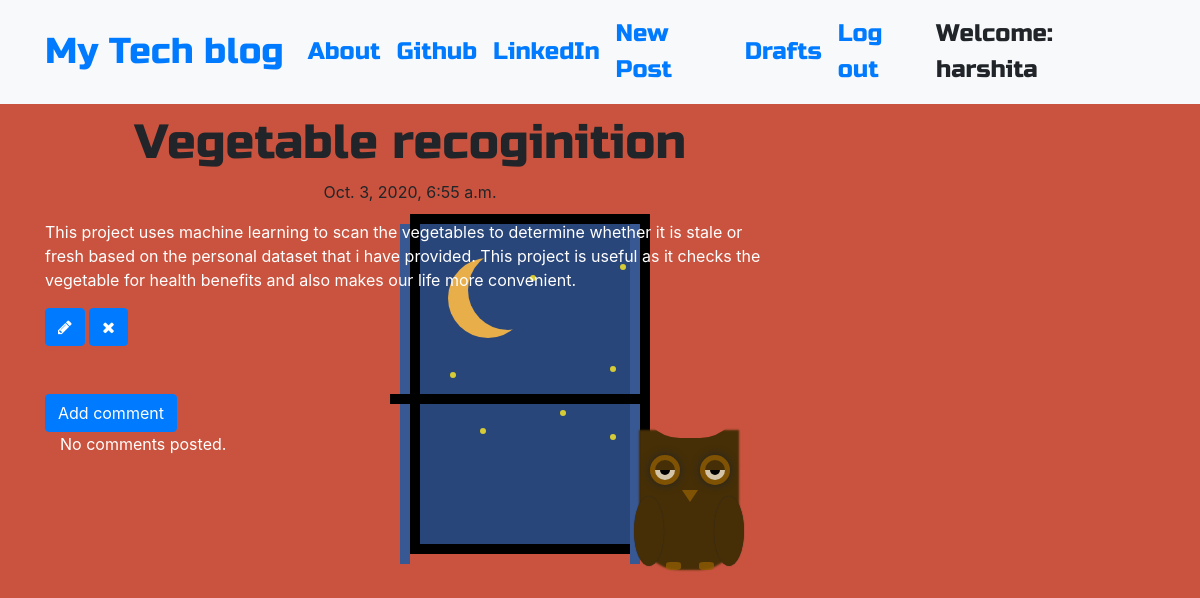
The page /post/5 (signed in) on the database its author committed.
### blog/models.py (models this page shows, shortened)
class Post(models.Model):
    author = models.ForeignKey('auth.User',on_delete=models.CASCADE)
    title = models.CharField(max_length=200)
    text = models.CharField(max_length=1000)
    created_date = models.DateTimeField(default=timezone.now)
    published_date = models.DateTimeField(blank=True, null=True)

### blog/views.py (the view)
# urls.py: path('post/<int:pk>', views.PostDetailView.as_view(), name='post_detail'),
class PostDetailView(DetailView):
    model = Post

### blog/templates/blog/post_detail.html
{% extends 'blog/base.html' %}
{% block content %}
        <h1 class='posttitle loader'>{{ post.title }}</h1>
        {% if post.published_date %}
            <div class="date postdate">
                {{ post.published_date }}
            </div>
        {% else %}
            <a class="btn btn-outline-dark" href="{% url 'post_publish' pk=post.pk %}">Publish</a>
        {% endif %}
      <p style="color:white" class='postcontent' >{{ post.text|safe|linebreaksbr }}</p>
      {% if user.is_authenticated %}
          <a class="btn btn-primary" href="{% url 'post_edit' pk=post.pk %}"><span class="fa fa-pencil"></span></a>
          <a class="btn btn-primary" href="{% url 'post_remove' pk=post.pk %}"><span class="fa fa-remove"></span></a>
      {% endif %}
  <br>
  <br>
  <br>
  <a class="btn btn-primary" href="{% url 'add_comment_to_post' pk=post.pk %}">Add comment</a>
  <div class="container">
  {% for comment in post.comments.all %}
  <br>
      {% if user.is_authenticated or comment.approved_comment %}
              {{ comment.created_date }}
              {% if not comment.approved_comment %}
                  <a class="btn btn-primary" href="{% url 'comment_remove' pk=comment.pk %}"><span class="fa fa-remove"></span></a>
                  <a class="btn btn-primary" href="{% url 'comment_approve' pk=comment.pk %}"><span class="fa fa-check"></span></a>
              {% endif %}
          <p>{{ comment.text|safe|linebreaks }}</p>
          <p>Posted by: <strong>{{ comment.author }}</strong></p>
      {% endif %}
  {% empty %}
      <p>No comments posted.</p>
  {% endfor %}
</div>
{% endblock %}

### blog/templates/blog/base.html (shortened to what this page needs)
<!DOCTYPE html>
{% load static %}
<html>
  <head>
    <link rel="stylesheet" href="https://stackpath.bootstrapcdn.com/bootstrap/4.1.3/css/bootstrap.min.css"
>
    <link href="https://maxcdn.bootstrapcdn.com/font-awesome/4.7.0/css/font-awesome.min.css" rel="stylesheet">
    <link rel="stylesheet" href="//cdn.jsdelivr.net/medium-editor/latest/css/medium-editor.min.css" type="text/css" media="screen" charset="utf-8">
    <link rel="stylesheet" href="{% static 'css/blog.css' %}">
    <link rel="stylesheet" href="{% static 'css/moon.css' %}">
  </head>
  <body class='loader'>
    <nav class="navbar navbar-expand-lg bg-light techfont">
      <div class="container">
        <div class="navbar-nav align-items-center">
          <a class="navbar-brand bigbrand" href="{% url 'post_list' %}">My Tech blog</a>
          <a class="nav-item nav-link" href="{% url 'about' %}">About</a>
          <a class="nav-item nav-link" href="https://www.github.com">Github</a>
          <a class="nav-item nav-link" href="https://www.linkedin.com">LinkedIn</a>
        </div>
        <div class="navbar-nav align-items-center ml-auto">
          {% if user.is_authenticated %}
            <a class="nav-item nav-link" href="{% url 'post_new' %}">New Post</a>
            <a class="nav-item nav-link" href="{% url 'post_draft_list' %}">Drafts</a>
            <a class="nav-item nav-link" href="{% url 'logout' %}">Log out</a>
            <a >Welcome: {{ user.username }}</a>
          {% else %}
            <a class="nav-item nav-link" href="{% url 'login' %}" aria-label="Login">
              <span class="fa fa-user" aria-hidden="true"></span></a>
          {% endif %}
        </div>
      </div>
    </nav>
    <div class="window-container">
          <div class="window">
              <div class="star1"></div>
              <div class="star2"></div>
              <div class="star3"></div>
              <div class="star4"></div>
              <div class="star5"></div>
              <div class="star6"></div>
              <div class="star7"></div>
              <div class="moon-container">
                  <div class="moon"></div>
              </div>
           </div>
           <div class="middle-bar"></div>
            <div class="owl-container">
              <div class="owl"></div>
              <div class="eyes-owl">
                 <div class="iris"></div>
                 <div class="pupil"></div>
            </div>
            <div class="owl-beak"></div>
            <div class="wings"></div>
            <div class="owl-legs"></div>
      </div>
    </div>
          <div class="content container">
              <div class="row">
                  <div class="col-md-8">
                    <div class="blog_posts">
                      {% block content %}
                      {% endblock %}
                    </div>
                  </div>
              </div>
          </div>
  </body>
</html>

### blog/static/css/blog.css (style rules this page uses)
.techfont { font-family: 'Russo One', sans-serif; font-size: 1.5em; margin-bottom: 10px; }
.postdate { text-align: center; }
.posttitle { font-family: 'Russo One', sans-serif; font-size: 3em; text-align: center; }
.postcontent { font-family: 'Montserrat'; font-size: 1.5em; }
.bigbrand { font-size: 1.5em; }
.loader { filter:hue-rotate(0deg); color: linear-gradient(45deg,#0f8,#08f); animation:hue 5000ms infinite linear; }
p { color: white; }

### blog/static/css/moon.css (style rules this page uses)
body { background-color: #C9533E; margin: 0; padding: 0; }
.window-container { position: relative; top: 0; left: 0; }
.window { top: 6.25em; right: 34.375em; position: absolute; background-color: #29467A; border: 10px solid black; width: 240px; height: 340px; }
.middle-bar { top: 280px; right: 550px; position: absolute; background-color: black; width: 260px; height: 10px; }
.star1 { position: relative; top: 40px; left: 200px; background-color: rgb(214, 203, 52); width: 6px; height: 6px; border-radius: 50%; }
.star2 { position: relative; top: 45px; left: 110px; background-color: rgb(214, 203, 52); width: 6px; height: 6px; border-radius: 50%; }
.star3 { position: relative; top: 130px; left: 190px; background-color: rgb(214, 203, 52); width: 6px; height: 6px; border-radius: 50%; }
.star4 { position: relative; top: 130px; left: 30px; background-color: rgb(214, 203, 52); width: 6px; height: 6px; border-radius: 50%; }
.star5 { position: relative; top: 180px; left: 60px; background-color: rgb(214, 203, 52); width: 6px; height: 6px; border-radius: 50%; }
.star6 { position: relative; top: 180px; left: 190px; background-color: rgb(214, 203, 52); width: 6px; height: 6px; border-radius: 50%; }
.star7 { position: relative; top: 150px; left: 140px; background-color: rgb(214, 203, 52); width: 6px; height: 6px; border-radius: 50%; }
.moon-container { position: relative; top: -3em; left: 0; }
.moon { width: 80px; height: 80px; background: transparent; border-radius: 50px; box-shadow:-20px 8px 0 0px #e8ae4a; position: absolute; left: 3em; top: 2em; }
.owl-container { position: absolute; top: 11.5em; left: 40em; }
.owl { width: 100px; height: 140px; background: transparent; border-radius: 0 0 40px 40px; box-shadow: -1px 132px 2px 0 #462f07; position: absolute; left: 0; top: 0; }
.eyes-owl, .eyes-owl::before { width: 30px; height: 30px; border-radius: 50%; background-color: rgba(143, 94, 2, 0.781); box-shadow: 0 0 8px 0; position: absolute; top: 9.8em; left: 10px; }
.eyes-owl::before { content: ""; top: 0; left: 50px; }
.iris, .iris::before { width: 20px; height: 20px; border-radius: 50%; background: linear-gradient(#462f07 50%, rgba(255, 255, 255, 0.664) 50%); position: absolute; top: 5px; left: 5px; }
.iris::before { content: ""; top: 0; left: 50px; }
.pupil, .pupil::before { width: 10px; height: 10px; border-radius: 50%; background: linear-gradient(transparent 50%, black 30%); position: absolute; top: 10px; left: 10px; }
.pupil::before { content: ""; top: 0; left: 50px; }
.owl-beak { width: 0; height: 0; border-left: 8px solid transparent; border-right:8px solid transparent; border-top: 12px solid rgb(143, 94, 2, 0.781); position: relative; top: 12em; left: 42px; }
.wings, .wings::before { width: 30px; height: 70px; border-radius: 50%; position: absolute; background-color: #462f07; top: 198px; right: -8px; box-shadow: 0 0 1px 0; }
.wings::before { content: ""; top: 0; right: -80px; }
.owl-legs, .owl-legs::before { width: 15px; height: 8px; background-color: rgb(143, 94, 2, 0.781); border-radius: 30%; position: absolute; top: 16.5em; left: 1.6em; }
.owl-legs::before { content: ""; top: 0; left: 2.1em; }

### rows shown on the page
Post: title "Vegetable recoginition", published_date "Oct. 3, 2020, 6:55 a.m.", text "This project uses machine learning to scan the vegetables to determine whether it is stale or fresh based on the personal dataset that i have provided. This project is useful as it checks the vegetable for health benefits and also makes our life more convenient."

### other values the page prints
{{ user.username }} "harshita"
